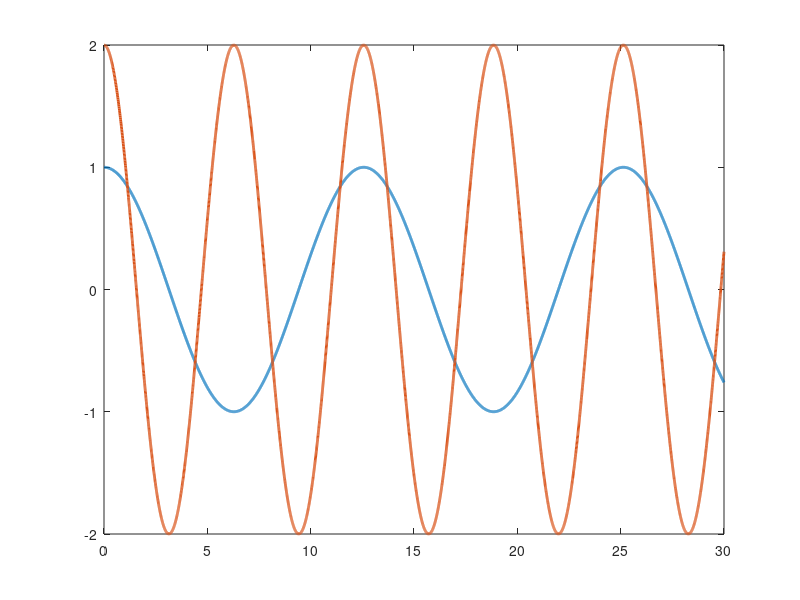

Recreate this plot in MATLAB. (Note: this script raises an error after producing the figure.)
function traditional_Rise
close all
% Set up dynamics for sim
p1       = 3.473;
p2       = 0.196;
p3       = 0.242;
f1       = 5.3;
f2       = 1.1;




% Simulation final time
tf   = 30;

% Initial condition vector (X0 must be same size and "form" as X and XDot below)
% (i.e., in this sim, X0 = [e1_0;e2_0;r_0;thetahat_0])

% define e2_0
e2_0 = [3;2];

% define intergrate part
intergrate_0 = [0;0];

theta    = [p1;p2;p3;f1;f2];

X0   = [4;10;e2_0;3;2;intergrate_0];


% Options for integration function
opts = odeset('RelTol',1e-3,'AbsTol',1e-3);

% Integrate (you can send the paramters theta to the dynamics as seen below)
uout = [];
[t,STATES] = ode45(@(t,X) tra_rise(t,X,theta),[0 tf],X0,opts);

% Set up desired trajectory data for plots (enter desired trajectory for your simulation)
qd = [cos(0.5*t) 2*cos(t)]';

% Parse integrated states (STATES is the same "form" as X0)
% (i.e., in this sim, STATES = [e r thetahat] over all time);
e1  = STATES(:,1:2)';
e2  = STATES(:,3:4)';
r  = STATES(:,5:6)';
intergrate = STATES(:,7:8)';



% Compute x from e and xd for plotting purposes
q  = e1 + qd;


% Plot the actual vs desired trajectories
figure(1)
plot(t,qd,'-','LineWidth',2)
hold on
ax = gca;
ax.ColorOrderIndex = 1;
plot(t,q,':','LineWidth',2)
hold off

figure(2)
plot(t,e1,'b','LineWidth',2)


figure(3)
plot(t,e2,'-','LineWidth',2)

figure(4)
K        = 10;
uout = (K+1)*e2 - (K+1)*e2_0 + intergrate;
plot(t,uout,'-','LineWidth',2)


function [XDot] = tra_rise(t,X,theta)

% Parse parameter vector
p1 = theta(1);
p2 = theta(2);
p3 = theta(3);
f1 = theta(4);
f2 = theta(5);

e2_0 = [3;2];

% Select gains for controller
K        = 10;
a1       = 1.5;
a2       = 1.5;
Beta     = 10; 


% Desired trajectory and needed derivatives
qd       = [cos(0.5*t);2*cos(t)];
qdDot    = [-0.5*sin(0.5*t); -2*sin(t)];   %Enter the expression
qdDotDot = [-0.25*cos(0.5*t); -2*cos(t)];  %Enter the expression 


% Parse current states (X is the same size and "form" as X0)
% (i.e., in this sim, X = [e;r;thetahat])
e1       = [X(1);X(2)];
e2       = [X(3);X(4)];
r        = [X(5);X(6)];
intergrate     = [X(7);X(8)];


% Compute current x and xDot for convenience
q        = -e1 + qd;
qDot     = -e2 + a1*e1 + qdDot;

% Compute cos(x2) and sin(x2) for convenience
c2       = cos(q(2));
s2       = sin(q(2));

% Compute current matrices for the dynamics 
% with interuption interruption Taud
M        = [p1 + 2*p3*c2 p2 + p3*c2;p2 + p3*c2 p2];
Vm       = [-p3*s2*qDot(2) -p3*s2*(qDot(1) + qDot(2));p3*s2*qDot(1) 0];
fd       = [f1 0;0 f2];

Taud     = [0.5*cos(0.5*t); sin(t)];


% Design RISE term
intergrate_dot = (K+1)*a2*e2 + Beta*sign(e2);
miu1 = (K+1)*e2 - (K+1)*e2_0 + intergrate;

% Design input u
u = miu1;

e1Dot = e2 - a1*e1;
e2Dot = a1*e1Dot - M\(-Vm * qDot -fd*qDot + u - Taud) + qdDotDot;

XDot   = [e1Dot;e2Dot;0;0;intergrate_dot];
